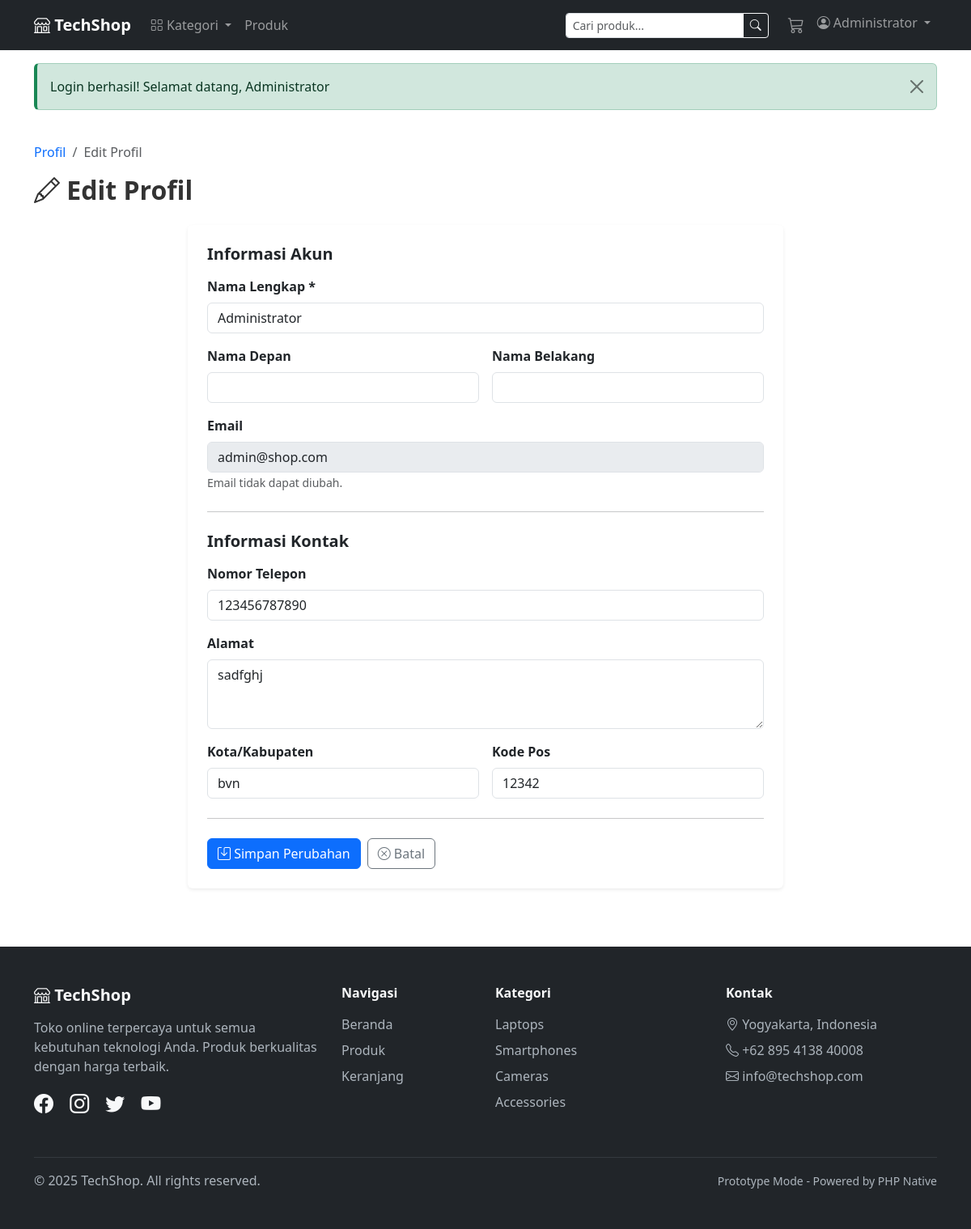
Screenshot of /user/profile.php (signed in) with the database file from the repository.
### tables this page shows
CREATE TABLE `users` (
  `id` int(11) NOT NULL,
  `name` varchar(100) NOT NULL,
  `email` varchar(100) NOT NULL,
  `password` varchar(255) NOT NULL COMMENT 'Prototype: MD5 hash (HARUS MIGRASI ke password_hash)',
  `is_admin` tinyint(1) DEFAULT 0 COMMENT '0=Customer, 1=Admin',
  `created_at` timestamp NULL DEFAULT current_timestamp()
);

CREATE TABLE `user_info` (
  `id` int(11) NOT NULL,
  `user_id` int(11) NOT NULL,
  `first_name` varchar(100) DEFAULT NULL,
  `last_name` varchar(100) DEFAULT NULL,
  `address` text DEFAULT NULL,
  `phone` varchar(20) DEFAULT NULL,
  `city` varchar(100) DEFAULT NULL,
  `postal_code` varchar(10) DEFAULT NULL
);

### db.php (called while the page is built, shortened)
<?php
function clean($string) {
    return htmlspecialchars(trim($string), ENT_QUOTES, 'UTF-8');
}
?>

### user/profile.php (the view, shortened to what this page needs)
<?php
require_once '../db.php';
$user_id = $_SESSION['user_id'];
$user_query = "SELECT u.*, ui.*
               FROM users u
               LEFT JOIN user_info ui ON u.id = ui.user_id
               WHERE u.id = $user_id";
$user_result = mysqli_query($conn, $user_query);
$user = mysqli_fetch_assoc($user_result);
include '../header.php';
?>
<div class="container py-4">
    <nav aria-label="breadcrumb">
        <ol class="breadcrumb">
            <li class="breadcrumb-item"><a href="<?php echo BASE_URL; ?>/user/index.php">Profil</a></li>
            <li class="breadcrumb-item active">Edit Profil</li>
        </ol>
    </nav>
    <h2 class="fw-bold mb-4"><i class="bi bi-pencil"></i> Edit Profil</h2>
    <div class="row justify-content-center">
        <div class="col-lg-8">
            <div class="card border-0 shadow-sm">
                <div class="card-body p-4">
                    <form method="POST" action="">
                        <h5 class="fw-bold mb-3">Informasi Akun</h5>
                        <div class="mb-3">
                            <label class="form-label fw-bold">Nama Lengkap *</label>
                            <input type="text" class="form-control" name="name" required
                                   value="<?php echo clean($user['name']); ?>">
                        </div>
                        <div class="row g-3 mb-3">
                            <div class="col-md-6">
                                <label class="form-label fw-bold">Nama Depan</label>
                                <input type="text" class="form-control" name="first_name"
                                       value="<?php echo clean($user['first_name'] ?? ''); ?>">
                            </div>
                            <div class="col-md-6">
                                <label class="form-label fw-bold">Nama Belakang</label>
                                <input type="text" class="form-control" name="last_name"
                                       value="<?php echo clean($user['last_name'] ?? ''); ?>">
                            </div>
                        </div>
                        <div class="mb-3">
                            <label class="form-label fw-bold">Email</label>
                            <input type="email" class="form-control" value="<?php echo clean($user['email']); ?>" disabled>
                            <small class="text-muted">Email tidak dapat diubah.</small>
                        </div>
                        <hr class="my-4">
                        <h5 class="fw-bold mb-3">Informasi Kontak</h5>
                        <div class="mb-3">
                            <label class="form-label fw-bold">Nomor Telepon</label>
                            <input type="tel" class="form-control" name="phone"
                                   value="<?php echo clean($user['phone'] ?? ''); ?>"
                                   placeholder="08123456789">
                        </div>
                        <div class="mb-3">
                            <label class="form-label fw-bold">Alamat</label>
                            <textarea class="form-control" name="address" rows="3"
                                      placeholder="Jalan, Nomor Rumah, RT/RW"><?php echo clean($user['address'] ?? ''); ?></textarea>
                        </div>
                        <div class="row g-3 mb-3">
                            <div class="col-md-6">
                                <label class="form-label fw-bold">Kota/Kabupaten</label>
                                <input type="text" class="form-control" name="city"
                                       value="<?php echo clean($user['city'] ?? ''); ?>"
                                       placeholder="Contoh: Jakarta">
                            </div>
                            <div class="col-md-6">
                                <label class="form-label fw-bold">Kode Pos</label>
                                <input type="text" class="form-control" name="postal_code"
                                       value="<?php echo clean($user['postal_code'] ?? ''); ?>"
                                       placeholder="12345">
                            </div>
                        </div>
                        <hr class="my-4">
                        <div class="d-flex gap-2">
                            <button type="submit" class="btn btn-primary">
                                <i class="bi bi-save"></i> Simpan Perubahan
                            </button>
                            <a href="<?php echo BASE_URL; ?>/user/index.php" class="btn btn-outline-secondary">
                                <i class="bi bi-x-circle"></i> Batal
                            </a>
                        </div>
                    </form>
                </div>
            </div>
        </div>
    </div>
</div>
<?php include '../footer.php'; ?>

### css/style.css (style rules this page uses)
:root { --primary-color: #0d6efd; --secondary-color: #6c757d; --success-color: #198754; --danger-color: #dc3545; --warning-color: #ffc107; --info-color: #0dcaf0; --dark-color: #212529; --light-bg: #f8f9fa; }
body { font-family: 'Segoe UI', Tahoma, Geneva, Verdana, sans-serif; color: #333; }
.btn { transition: all 0.3s ease; }
.card { transition: box-shadow 0.3s ease; }
.breadcrumb { background-color: transparent; padding: 0; }
.breadcrumb-item a { text-decoration: none; color: var(--primary-color); }

### rows the page displays
users: name "Administrator", email "admin@shop.com"
user_info: phone "123456787890", address "sadfghj", city "bvn", postal_code "12342"

### other values shown
$_SESSION['user_name'] "Administrator"
$flash['message'] "Login berhasil! Selamat datang, Administrator"
